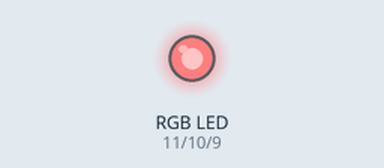
Simulated run of this sketch. Board: Arduino Uno, built with avr-gcc and run on an emulated ATmega328P. Parts: an RGB LED mixed from three pins (HIGH = lit).

Above: at 0.05 s.
At 0.3 s:
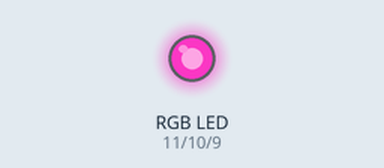
At 0.6 s:
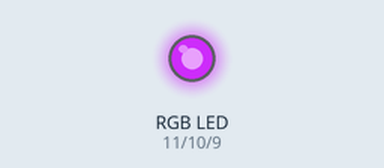
At 1.2 s:
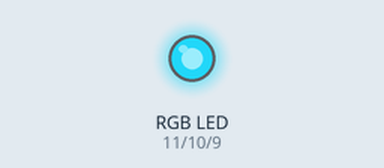
At 1.75 s:
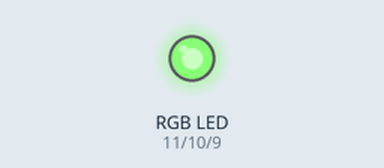
At 2.35 s:
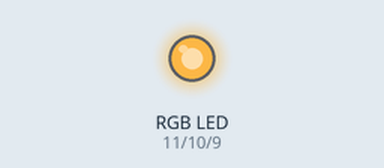
Timing chart, 0 to 5.8 s (numbered marks = the images above):
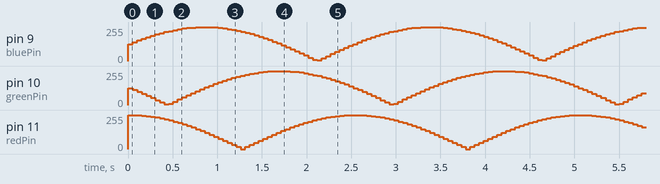

The sketch:

threeTwoMulticolorLed.ino
```cpp
int redPin = 11;
int greenPin = 10;
int bluePin = 9;

void setup() {
  pinMode(redPin, OUTPUT);
  pinMode(greenPin, OUTPUT);
  pinMode(bluePin, OUTPUT);
  Serial.begin(9600);
}

void loop() {

  for (int i = 0; i < 100; i++) {
    int red = abs(cos(i*2*PI/100)*255);
    int green = abs(cos(((1.0/3)*PI) + (i*2*PI/100))*255);
    int blue = abs(cos(((2.0/3)*PI) + (i*2*PI/100))*255);
    setColor(red, green, blue);
    delay(50);
  }
}

void setColor(int red, int green, int blue)
{
  analogWrite(redPin, red);
  analogWrite(greenPin, green);
  analogWrite(bluePin, blue);
}
```
